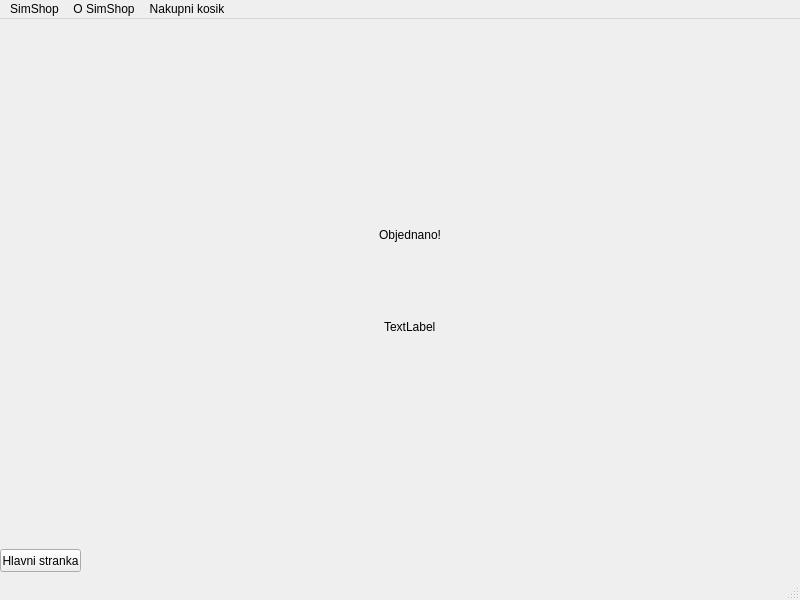
<?xml version="1.0" encoding="UTF-8"?>
<ui version="4.0">
 <class>MainWindow</class>
 <widget class="QMainWindow" name="MainWindow">
  <property name="geometry">
   <rect>
    <x>0</x>
    <y>0</y>
    <width>800</width>
    <height>600</height>
   </rect>
  </property>
  <property name="windowTitle">
   <string>MainWindow</string>
  </property>
  <widget class="QWidget" name="centralwidget">
   <widget class="QWidget" name="verticalLayoutWidget">
    <property name="geometry">
     <rect>
      <x>280</x>
      <y>80</y>
      <width>261</width>
      <height>271</height>
     </rect>
    </property>
    <layout class="QVBoxLayout" name="onItsWayLayout">
     <item alignment="Qt::AlignHCenter">
      <widget class="QLabel" name="smilePicture">
       <property name="text">
        <string/>
       </property>
       <property name="pixmap">
        <pixmap>Resources/images/smileSmall.png</pixmap>
       </property>
      </widget>
     </item>
     <item alignment="Qt::AlignHCenter">
      <widget class="QLabel" name="onItsWayLabel">
       <property name="text">
        <string>Objednano!</string>
       </property>
      </widget>
     </item>
     <item alignment="Qt::AlignHCenter">
      <widget class="QLabel" name="label_3">
       <property name="text">
        <string>TextLabel</string>
       </property>
      </widget>
     </item>
    </layout>
   </widget>
   <widget class="QPushButton" name="mainPageButton">
    <property name="geometry">
     <rect>
      <x>0</x>
      <y>530</y>
      <width>81</width>
      <height>23</height>
     </rect>
    </property>
    <property name="cursor">
     <cursorShape>PointingHandCursor</cursorShape>
    </property>
    <property name="text">
     <string>Hlavni stranka</string>
    </property>
   </widget>
  </widget>
  <widget class="QMenuBar" name="menubar">
   <property name="geometry">
    <rect>
     <x>0</x>
     <y>0</y>
     <width>800</width>
     <height>21</height>
    </rect>
   </property>
   <widget class="QMenu" name="menuSimShop">
    <property name="title">
     <string>SimShop</string>
    </property>
   </widget>
   <widget class="QMenu" name="menuO_SimShop">
    <property name="title">
     <string>O SimShop</string>
    </property>
   </widget>
   <widget class="QMenu" name="menuNakupni_kosik">
    <property name="title">
     <string>Nakupni kosik</string>
    </property>
   </widget>
   <addaction name="menuSimShop"/>
   <addaction name="menuO_SimShop"/>
   <addaction name="menuNakupni_kosik"/>
  </widget>
  <widget class="QStatusBar" name="statusbar"/>
 </widget>
 <resources/>
 <connections/>
</ui>
